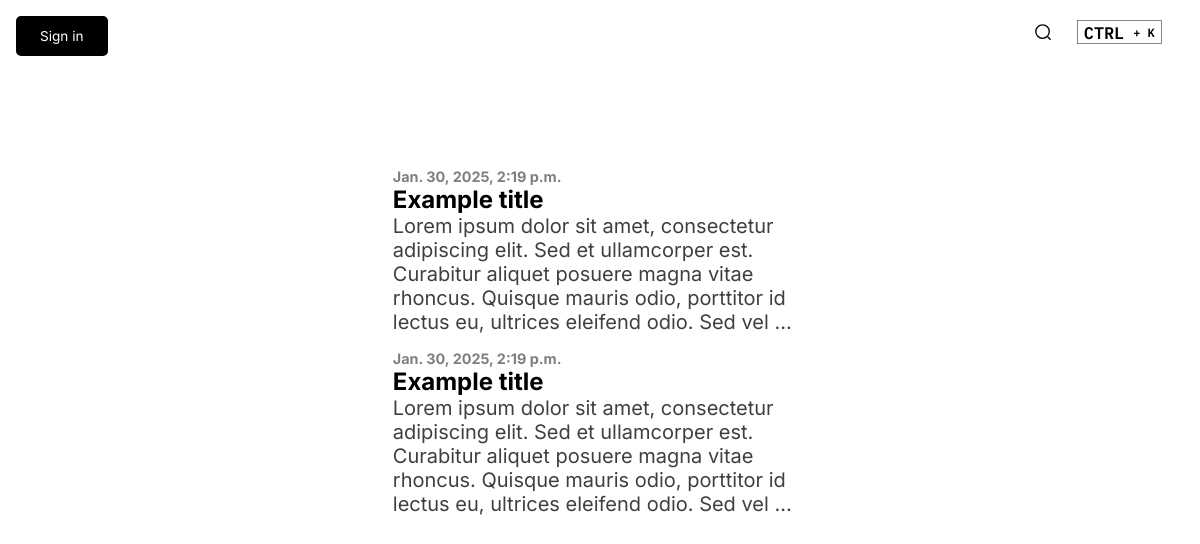
Screenshot of /blog/ with the database file from the repository.
### Blog/models.py (models this page shows, shortened)
class Post(models.Model):
    title = models.CharField(max_length=100)
    content = models.TextField()
    date_posted = models.DateTimeField(auto_now_add=True)
    search_title = models.CharField(max_length=100, default='')

### Portfolio/views.py (the view)
# urls.py: 2. Add a URL to urlpatterns:  path('blog/', include('blog.urls'))
def blog(request):
    return render(request, 'blog.html', {'categories': Categories.objects.all(), 'posts': Post.objects.all()})

### spotlight/models.py (called while the page is built)
    def __str__(self):
        return self.name

### templates/blog.html (shortened to what this page needs)
{% extends 'base.html' %}
{% load static %}
{% block css %}
<link rel="stylesheet" href="{% static 'css/blog.css' %}" />
{% endblock %}
{% block content %}
<a href="{% url 'signin' %}" class="sign-in">Sign in</a>
<div class="newest-post-container">
    {% for post in posts %}
        <div class="post" onclick="viewPost(event)">
            <h1 class="date-posted">{{ post.date_posted }}</h1>
            <h1 class="post-title">{{ post.title }}</h1>
            <p class="post-content">{{ post.content|truncatewords:30 }}</p>
        </div>
    {% endfor %}
</div>
{% endblock %}

### templates/base.html (shortened to what this page needs)
<!DOCTYPE html>
<html lang="en">
    <head>
        {% load static %}
        <link rel="stylesheet" href="{% static 'css/base.css' %}">
        {% block css %}
        {% endblock %}
    </head>
    <body>
        <div class="spotlight" onclick="openSpotlight(event)">
            <img alt="search-icon" class="search-icon page-svg" src="{% static 'images/search-icon.svg' %}"/>
            <div class="keybind">
                <p class="home-key"></p>
                <p class="completion">+ K</p>
            </div>
        </div>
        {% block content %}{% endblock %}
    </body>
</html>

### static/css/base.css (style rules this page uses)
:root { --bg-color: white; --text-color: black; --primary-color: rgba(0, 0, 0, 0.641); --secondary-color: rgba(0, 0, 0, 0.467); --transparent-color: rgba(0, 0, 0, 0.061); --button-bg-color: black; --button-text-color: white; }
body { background-color: var(--bg-color); display: flex; flex-direction: column; }
* { box-sizing: border-box; font-family: "IBM Plex Mono", serif; }
.spotlight { align-self: flex-end; display: flex; flex-direction: row; align-items: center; justify-content: center; position: fixed; right: 1rem; padding: 0.5rem; }
.search-icon { margin: 0 0.5rem 0 0; transform: scale(0.9); }
.keybind { display: flex; flex-direction: row; align-items: center; justify-content: center; font-weight: 600; border: 1px solid var(--primary-color); padding: 0 0.5rem 0 0.5rem; height: 2rem; transform: scale(0.75); }
.keybind p { padding: 0; color: var(--text-color); }
.home-key { margin: 0 0.75rem 0 0; font-size: 1.4rem; }

### static/css/blog.css (style rules this page uses)
body { overflow: hidden; }
.sign-in { align-self: flex-start; position: fixed; left: 1rem; top: 1rem; padding: 0.75rem 1.5rem 0.75rem 1.5rem; background-color: var(--button-bg-color); color: var(--button-text-color); text-decoration: none; font-family: "Inter", serif; font-size: 0.85rem; border-radius: 5px; border: none; outline: none; cursor: pointer; }
.newest-post-container { align-self: center; margin-top: 10rem; width: 35%; overflow:scroll; display: flex; flex-direction: column; justify-content: space-between; }
.post h1, .post p { font-family: "Inter", serif; color: var(--text-color); }
.date-posted { color: var(--secondary-color); font-size: 0.9rem; padding: 0; margin: 0; opacity: 50%; }
.post-title { font-size: 1.5rem; padding: 0; margin: 0; }
.post-content { font-size: 1.25rem; padding: 0; margin: 0 0 1rem 0; opacity: 75%; }
.post { cursor: pointer; }

### rows the page displays
Post: date_posted "Jan. 30, 2025, 2:19 p.m.", title "Example title", content "Lorem ipsum dolor sit amet, consectetur adipiscing elit. Sed et ullamcorper est. Curabitur aliquet posuere magna vitae rhoncus. Quisque mauris odio, porttitor id lectus eu, ultrices eleifend odio. Sed vel …"
Post: date_posted "Jan. 30, 2025, 2:19 p.m.", title "Example title", content "Lorem ipsum dolor sit amet, consectetur adipiscing elit. Sed et ullamcorper est. Curabitur aliquet posuere magna vitae rhoncus. Quisque mauris odio, porttitor id lectus eu, ultrices eleifend odio. Sed vel …"
